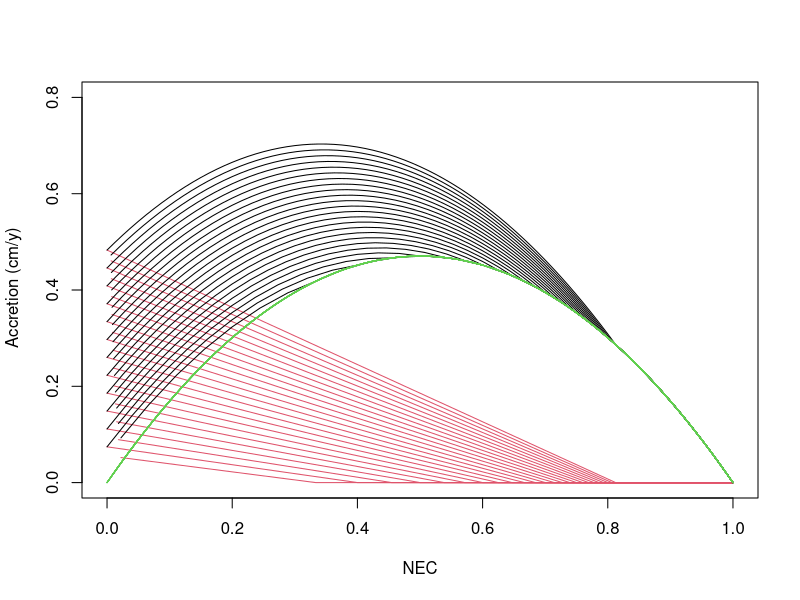

Source code (R):
# belowground turnover rate (y^-1)
BGTR<-1
# rootshoot ratio
RS<-2
# organic self-packing density
k1<-.085
# inorganic self-packing density
k2<-1.99
# stable fraction of organic matter
kr<-.1
# number of tides in a year
f<-704
# capture rate of suspended sediment
q<-2.8
# maximum biomass
ymax<-2000
# depth of minimun biomass (rel to MHW)
minD<--30
# mean high water, make permutations
MHW<-seq(5, 120, by=5)
# mean low water
MLW<--MHW
# k is a counter
k<-0
# permutations of depth
D<-seq(-30,130,by= 2)
# define the length of the output arrays
dsdt<-numeric(length(MHW)*length(D))
dodt<-numeric(length(MHW)*length(D))
dzdt<-numeric(length(MHW)*length(D))
NEC<-numeric(length(MHW)*length(D))
Dseq<-numeric(length(MHW)*length(D))
MHWseq<-numeric(length(MHW)*length(D))
# iterate through the permutations of MHW
for (i in 1:length(MHW)){
  maxD<-MHW[i]+10
maxE<-MHW[i]-minD
Dopt<-(maxD+minD)/2
# compute the biomass coefficients
a <- -((-minD * ymax - maxD * ymax) / ((minD - Dopt) * (-maxD + Dopt)))
b <- -(ymax / ((minD - Dopt) * (-maxD + Dopt)))
c <- (minD * maxD * ymax) / ((minD - Dopt) * (maxD - Dopt))
# iterate throught the permutions of depth
for (j in 1:length(D)){
# compute the biomass
 Bs<-( a * D[j] + b * (D[j]) ^ 2 + c) 
 if (Bs<0) Bs<-0 
# compute the marsh elevation for each permutation of MHW and D
Z<- MHW[i]  -D[j]
# FIT is the fractional inuntation time
FIT <-(MHW[i] - Z) / (MHW[i] - MLW[i])
if (FIT>1) FIT<-1
if (FIT<0) FIT<-0
# the product of FIT and q should not be greater than 1
# i.e. capture of sediment in any single tide must be <=1
qstar<- q * FIT
if (q > 1) qstar <- 1
if (q < 0) qstar<- 0
k<-k+1
Ds<-D[j]
if(D[j]<0 ) Ds<-0
Dseq[k]=D[j]
MHWseq[k]=MHW[i]
# compute the accretion rates from mineral and organic inputs
dsdt[k] <- (0.5 * Ds * 0.000021 * f * qstar) / k2
dodt[k] <- kr * RS * BGTR * 0.0001 * Bs / k1
# compute the total vertical accretion rate
dzdt[k] <- dsdt[k] + dodt[k]
# NEC is Normalized Elevation Capital
#'NEC =  (Z-(MSL-10cm))/((MHW+30cm)-(MSL-10cm))
NEC[k] = (Z + 10) / (MHW[i] + 30 + 10)
# the output is limited to 0<NEC<1
if (NEC[k]<0) NEC[k]<-NA
 }

}
# split the vectors into pieces of the length of D for plotting
NECsplit<-split(NEC, ceiling(seq_along(NEC)/length(D)))
Dsplit<-split(Dseq, ceiling(seq_along(Dseq)/length(D)))                
dzsplit<-split(dzdt, ceiling(seq_along(dzdt)/length(D)))
dosplit<-split(dodt,ceiling(seq_along(dodt)/length(D)))
dssplit<-split(dsdt,ceiling(seq_along(dsdt)/length(D)))
par(new=F)
# plot total mineral accretion for permulations of D against NEC
plot(NECsplit[[1]],dssplit[[1]],"l",xlim=c(0,1),ylim=c(0,.8),xlab='NEC',ylab=' Accretion (cm/y)', col=2)
  par(new=T)
for (i in 2:length(MHW)){
  plot(NECsplit[[i]],dssplit[[i]],"l",xlim=c(0,1),ylim=c(0,.8),xlab='',ylab='',axes=F, col=2)
  par(new=T)}
# plot total accretion for permulations of D against NEC
for (i in 1:length(MHW)){
plot(NECsplit[[i]],dzsplit[[i]],"l",xlim=c(0,1),ylim=c(0,.8),xlab='',ylab='',axes=F, col=1)
par(new=T)
}
# plot total organic accretion for permulations of D against NEC
for (i in 1:length(MHW)){
  plot(NECsplit[[i]],dosplit[[i]],"l",xlim=c(0,1),ylim=c(0,.8),xlab='',ylab='',axes=F, col=3)
  par(new=T)
}
# stip the NA cases 
dataout<-data.frame(MHWseq,NEC,Dseq,dsdt,dodt,dzdt) 
finalcases<-dataout[complete.cases(dataout),]
# write the good solutions to a CSV file
write.csv(finalcases,file="MEMout.csv",col.names=TRUE,sep=" ")

